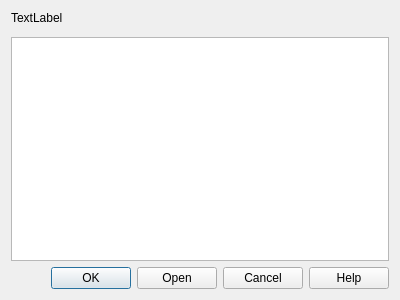
<?xml version="1.0" encoding="UTF-8"?>
<ui version="4.0">
 <class>ExtractAnnotationsBySequenceDialog</class>
 <widget class="QDialog" name="ExtractAnnotationsBySequenceDialog">
  <property name="geometry">
   <rect>
    <x>0</x>
    <y>0</y>
    <width>400</width>
    <height>300</height>
   </rect>
  </property>
  <property name="windowTitle">
   <string>Extract Annotations by Sequences</string>
  </property>
  <layout class="QVBoxLayout" name="verticalLayout">
   <item>
    <widget class="QLabel" name="messageLabel">
     <property name="text">
      <string>TextLabel</string>
     </property>
     <property name="wordWrap">
      <bool>true</bool>
     </property>
    </widget>
   </item>
   <item>
    <widget class="QWidget" name="widget" native="true"/>
   </item>
   <item>
    <widget class="QTableWidget" name="annotationsTable"/>
   </item>
   <item>
    <widget class="QDialogButtonBox" name="buttonBox">
     <property name="locale">
      <locale language="English" country="UnitedStates"/>
     </property>
     <property name="orientation">
      <enum>Qt::Horizontal</enum>
     </property>
     <property name="standardButtons">
      <set>QDialogButtonBox::Cancel|QDialogButtonBox::Help|QDialogButtonBox::Ok|QDialogButtonBox::Open</set>
     </property>
    </widget>
   </item>
  </layout>
 </widget>
 <resources/>
 <connections>
  <connection>
   <sender>buttonBox</sender>
   <signal>accepted()</signal>
   <receiver>ExtractAnnotationsBySequenceDialog</receiver>
   <slot>accept()</slot>
   <hints>
    <hint type="sourcelabel">
     <x>248</x>
     <y>254</y>
    </hint>
    <hint type="destinationlabel">
     <x>157</x>
     <y>274</y>
    </hint>
   </hints>
  </connection>
  <connection>
   <sender>buttonBox</sender>
   <signal>rejected()</signal>
   <receiver>ExtractAnnotationsBySequenceDialog</receiver>
   <slot>reject()</slot>
   <hints>
    <hint type="sourcelabel">
     <x>316</x>
     <y>260</y>
    </hint>
    <hint type="destinationlabel">
     <x>286</x>
     <y>274</y>
    </hint>
   </hints>
  </connection>
 </connections>
</ui>
